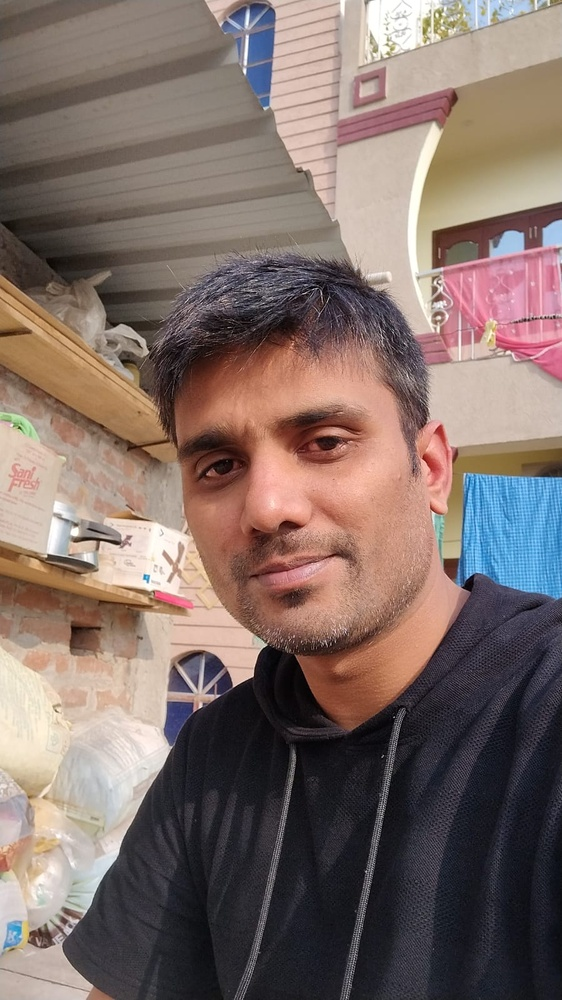
#> input picture old images/test_02.jpeg, 562 x 1000 px, shrunk from 899 x 1599 before the run; its folder holds only this picture in this run
$ python -i quality_score.py   (imports and definitions only)   (older library calls are emulated)
#> lines starting #> are read from the running program, lines starting #| are printed output that depends on the picture
import cv2
import numpy as np
from skimage import color, filters


# Function to calculate sharpness using the variance of the Laplacian
def calculate_sharpness(image):
    gray = cv2.cvtColor(image, cv2.COLOR_BGR2GRAY)
    laplacian_var = cv2.Laplacian(gray, cv2.CV_64F).var()
    return laplacian_var


# Function to calculate global contrast
def calculate_global_contrast(image):
    gray = cv2.cvtColor(image, cv2.COLOR_BGR2GRAY)
    contrast = np.std(gray)
    return contrast


# Function to calculate colorfulness
def calculate_colorfulness(image):
    (B, G, R) = cv2.split(image.astype("float"))
    rg = np.absolute(R - G)
    yb = np.absolute(0.5 * (R + G) - B)
    std_rg = np.std(rg)
    std_yb = np.std(yb)
    mean_rg = np.mean(rg)
    mean_yb = np.mean(yb)
    colorfulness = np.sqrt((std_rg**2) + (std_yb**2)) + (
        0.3 * np.sqrt((mean_rg**2) + (mean_yb**2))
    )
    return colorfulness


# Function to calculate noise level using wavelet decomposition
def calculate_noise_level(image):
    gray = cv2.cvtColor(image, cv2.COLOR_BGR2GRAY)
    noise_level = filters.threshold_yen(gray)
    return noise_level


# Function to calculate the overall quality score
def calculate_quality_score(image):
    # Calculate individual quality metrics
    sharpness = calculate_sharpness(image)
    contrast = calculate_global_contrast(image)
    colorfulness = calculate_colorfulness(image)
    noise_level = calculate_noise_level(image)

    # Normalize scores (example normalization factors)
    sharpness_normalized = min(
        sharpness / 1000.0, 1.0
    )  # Assume max sharpness is 1000 for normalization
    contrast_normalized = min(
        contrast / 128.0, 1.0
    )  # Assume max contrast (std dev) is 128
    colorfulness_normalized = min(
        colorfulness / 100.0, 1.0
    )  # Assume max colorfulness is 100
    noise_level_normalized = 1.0 - min(
        noise_level / 255.0, 1.0
    )  # Invert and normalize noise level

    # Combine scores with weights
    weights = {
        "sharpness": 0.25,
        "contrast": 0.25,
        "colorfulness": 0.25,
        "noise_level": 0.25,
    }

    combined_score = (
        weights["sharpness"] * sharpness_normalized
        + weights["contrast"] * contrast_normalized
        + weights["colorfulness"] * colorfulness_normalized
        + weights["noise_level"] * noise_level_normalized
    )

    final_quality_score = combined_score * 100  # Scale to 0-100

    return final_quality_score

>>> import cv2
>>> picture = cv2.imread('old images/test_02.jpeg')
#> picture is the input picture: shape (1000, 562, 3); mean B, G, R 104.9, 110.9, 128.7
>>> result = calculate_quality_score(picture)
#> in calculate_sharpness, `gray = cv2.cvtColor(image, cv2.COLOR_BGR2GRAY)`:
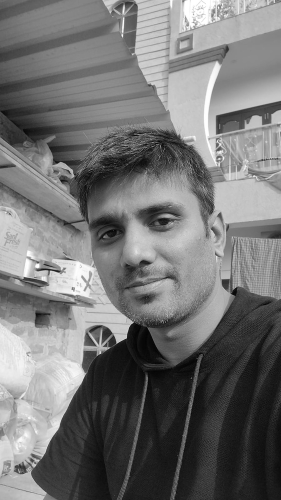
#> gray: shape (1000, 562) (shown at 1/2 size); min 1, max 255, mean 115.5
#> in calculate_sharpness, `laplacian_var = cv2.Laplacian(gray, cv2.CV_64F).var()`: laplacian_var = 935.1
#> in calculate_global_contrast, `contrast = np.std(gray)`: contrast = 64.26
#> in calculate_colorfulness, `(B, G, R) = cv2.split(image.astype("float"))`:
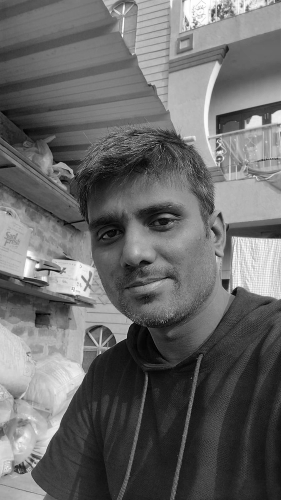
#> B: shape (1000, 562) float64 (shown at 1/2 size); min 0, max 255, mean 104.9
#> in calculate_colorfulness, `(B, G, R) = cv2.split(image.astype("float"))`:
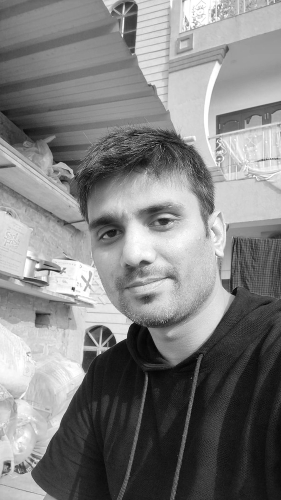
#> R: shape (1000, 562) float64 (shown at 1/2 size); min 0, max 255, mean 128.7
#> in calculate_colorfulness, `rg = np.absolute(R - G)`:
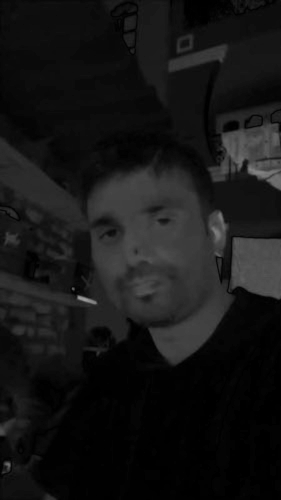
#> rg: shape (1000, 562) float64 (shown at 1/2 size); min 0, max 160, mean 21.6
#> in calculate_colorfulness, `yb = np.absolute(0.5 * (R + G) - B)`:
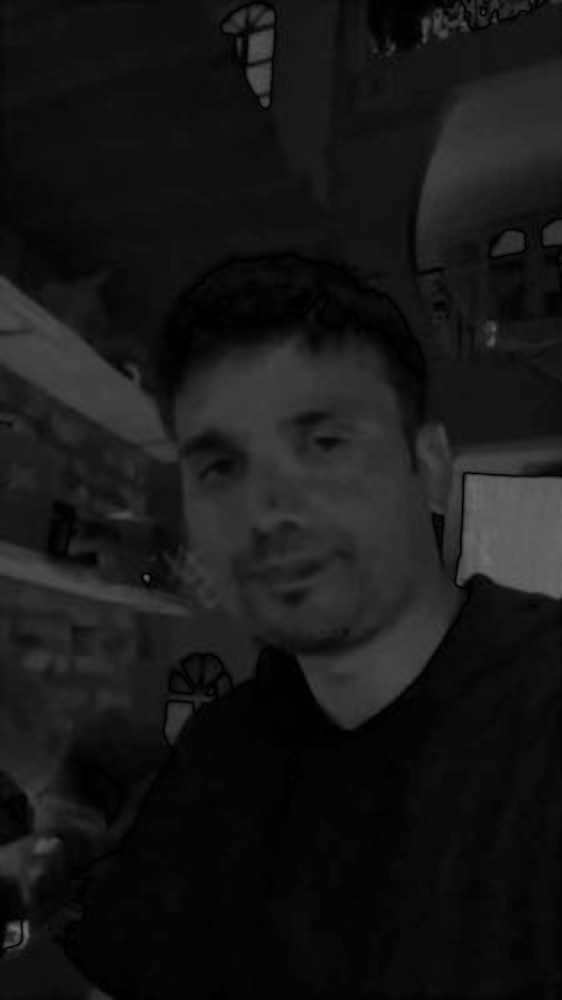
#> yb: shape (1000, 562) float64; min 0, max 111, mean 23.7
#> in calculate_colorfulness, `std_rg = np.std(rg)`: std_rg = 22.28
#> in calculate_colorfulness, `std_yb = np.std(yb)`: std_yb = 19.7
#> in calculate_colorfulness, `mean_rg = np.mean(rg)`: mean_rg = 21.61
#> in calculate_colorfulness, `mean_yb = np.mean(yb)`: mean_yb = 23.71
#> in calculate_colorfulness, `colorfulness = np.sqrt((std_rg**2) + (std_yb**2)) + ( 0.3 * np.sqrt((m..`: colorfulness = 39.37
#> in calculate_noise_level, `noise_level = filters.threshold_yen(gray)`: noise_level = 120
#> in calculate_quality_score, `sharpness_normalized = min( sharpness / 1000.0, 1.0 )`: sharpness_normalized = 0.935
#> in calculate_quality_score, `contrast_normalized = min( contrast / 128.0, 1.0 )`: contrast_normalized = 0.502
#> in calculate_quality_score, `colorfulness_normalized = min( colorfulness / 100.0, 1.0 )`: colorfulness_normalized = 0.394
#> in calculate_quality_score, `noise_level_normalized = 1.0 - min( noise_level / 255.0, 1.0 )`: noise_level_normalized = 0.529
#> in calculate_quality_score, `combined_score = ( weights["sharpness"] * sharpness_normalized + weigh..`: combined_score = 0.59
#> in calculate_quality_score, `final_quality_score = combined_score * 100`: final_quality_score = 59
#> result = 59

$ run again, on old images/test_03.jpeg
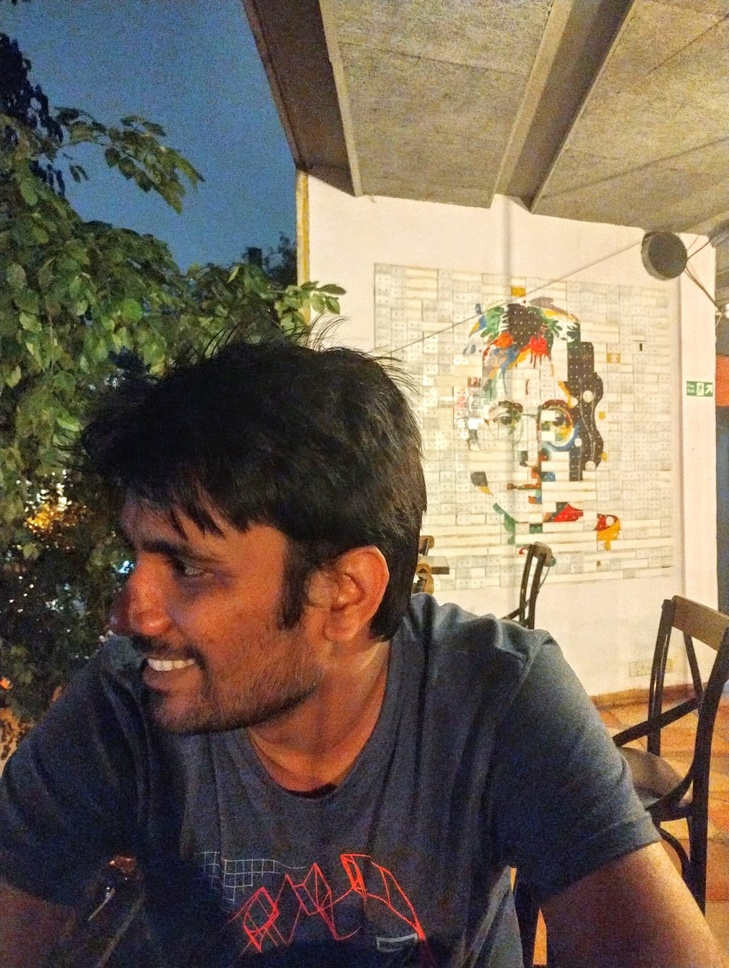
#> input picture old images/test_03.jpeg, 729 x 968 px, shrunk from 1204 x 1600 before the run
#> picture is the input picture: shape (968, 729, 3); mean B, G, R 88.1, 103.3, 117.1
#> in calculate_sharpness, `gray = cv2.cvtColor(image, cv2.COLOR_BGR2GRAY)`:
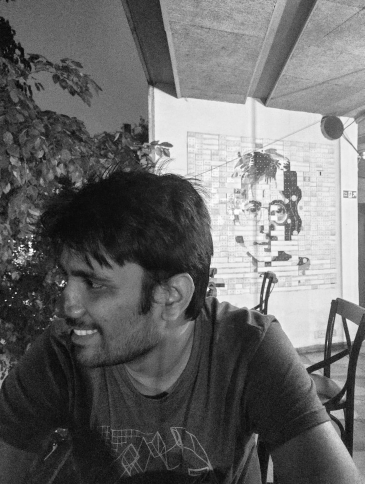
#> gray: shape (968, 729) (shown at 1/2 size); min 1, max 255, mean 105.7
#> laplacian_var = 625.7
#> in calculate_global_contrast, `contrast = np.std(gray)`: contrast = 70.66
#> in calculate_colorfulness, `yb = np.absolute(0.5 * (R + G) - B)`:
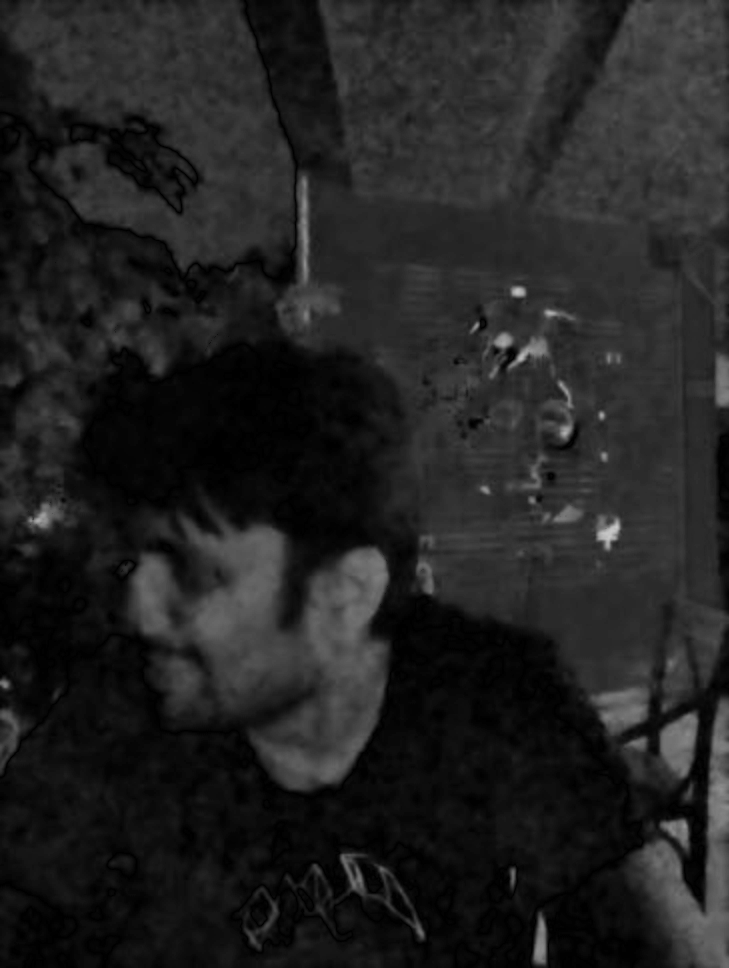
#> yb: shape (968, 729) float64; min 0, max 202.5, mean 34.1
#> std_rg = 21.98
#> std_yb = 24.8
#> mean_rg = 20.82
#> mean_yb = 34.06
#> in calculate_colorfulness, `colorfulness = np.sqrt((std_rg**2) + (std_yb**2)) + ( 0.3 * np.sqrt((m..`: colorfulness = 45.11
#> in calculate_noise_level, `noise_level = filters.threshold_yen(gray)`: noise_level = 115
#> sharpness_normalized = 0.626
#> contrast_normalized = 0.552
#> colorfulness_normalized = 0.451
#> noise_level_normalized = 0.549
#> combined_score = 0.544
#> final_quality_score = 54.45

$ run again, on old images/test_04.jpeg
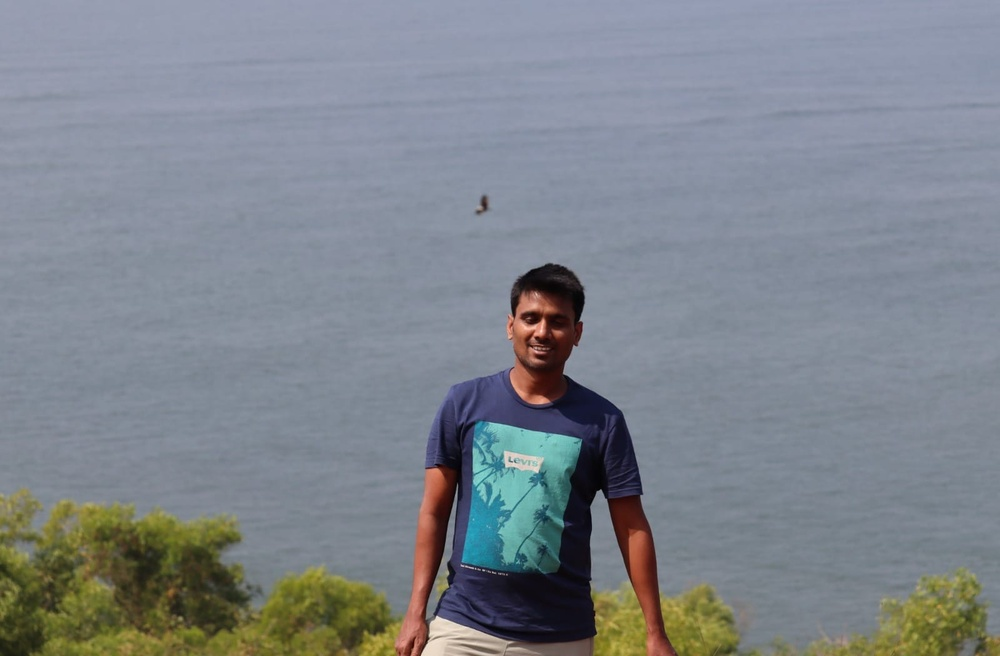
#> input picture old images/test_04.jpeg, 1000 x 656 px, shrunk from 1600 x 1050 before the run
#> picture is the input picture: shape (656, 1000, 3); mean B, G, R 140.4, 132.8, 126.5
#> in calculate_sharpness, `gray = cv2.cvtColor(image, cv2.COLOR_BGR2GRAY)`:
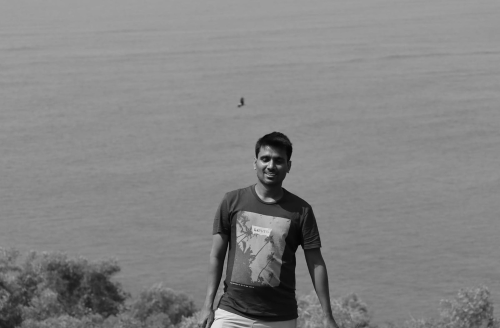
#> gray: shape (656, 1000) (shown at 1/2 size); min 0, max 234, mean 131.8
#> laplacian_var = 63.12
#> in calculate_global_contrast, `contrast = np.std(gray)`: contrast = 30.48
#> in calculate_colorfulness, `yb = np.absolute(0.5 * (R + G) - B)`:
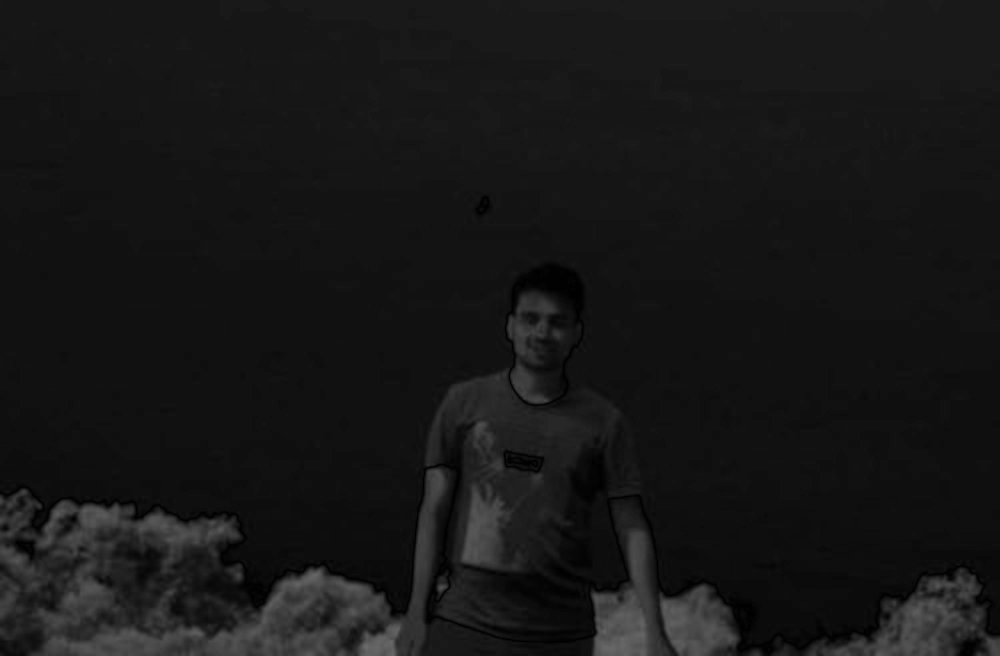
#> yb: shape (656, 1000) float64; min 0, max 107, mean 23
#> std_rg = 11.94
#> std_yb = 13.58
#> mean_rg = 10.05
#> mean_yb = 22.96
#> in calculate_colorfulness, `colorfulness = np.sqrt((std_rg**2) + (std_yb**2)) + ( 0.3 * np.sqrt((m..`: colorfulness = 25.6
#> in calculate_noise_level, `noise_level = filters.threshold_yen(gray)`: noise_level = 120
#> sharpness_normalized = 0.0631
#> contrast_normalized = 0.238
#> colorfulness_normalized = 0.256
#> noise_level_normalized = 0.529
#> combined_score = 0.272
#> final_quality_score = 27.17
